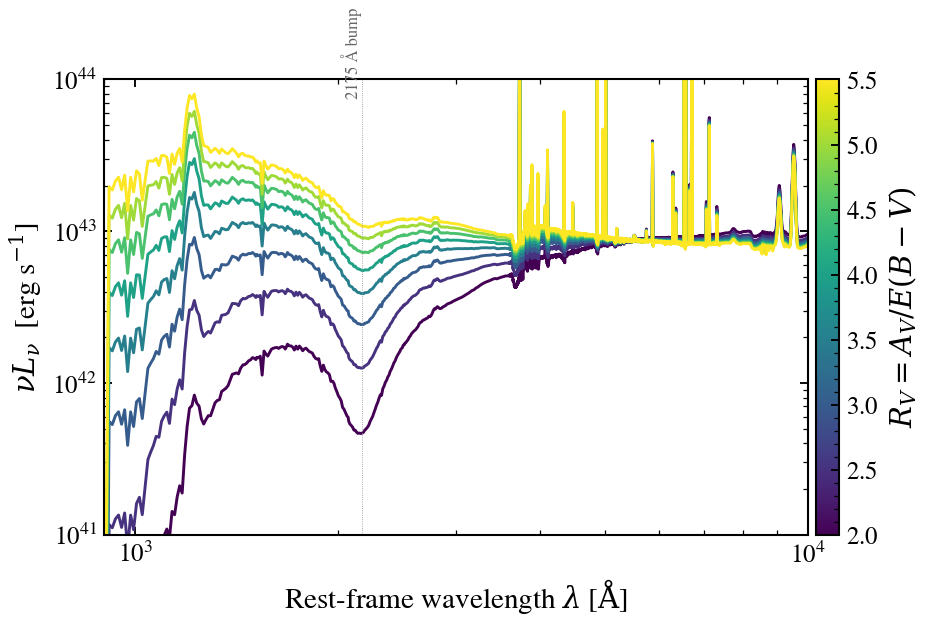

This chart was generated by the following Python code:
"""
Cardelli MW attenuation: sweeping R_V

The Cardelli+1989 Milky Way attenuation curve is a family
parameterised by ``R_V = A_V / E(B-V)``. Smaller R_V (≲ 3) gives a
steeper UV rise and stronger 2175 Å bump (denser lines of sight,
small grains dominate); larger R_V (≳ 4.5) flattens the UV slope
(processed grains, larger sizes).

Sweep over the canonical range R_V ∈ [2.0, 5.5] showing the family
on the same intrinsic SED at τ_V = 1.
"""

import os

os.environ["TF_CPP_MIN_LOG_LEVEL"] = "2"  # suppress XLA/PjRt C++ INFO+WARNING logs

import warnings

import jax
import matplotlib as mpl
import matplotlib.pyplot as plt
import numpy as np

import tengri
from tengri.analysis.plotting import setup_style

setup_style()
warnings.filterwarnings("ignore", message=".*BakedInBackend.*")

C_AA_PER_S = 2.998e18
ssp = tengri.load_ssp()
SFH = {
    "type": "tsnorm",
    "*": tengri.FIXED,
    "peak_lbt_gyr": 0.05,
    "width_gyr": 0.05,
    "log_total_mass": 10.0,
    "skew": 0.0,
    "trunc": 13.0,
}


def _model(rv):
    return tengri.SEDModel.build(
        ssp,
        sfh=SFH,
        dust={
            "type": "two_component",
            "*": tengri.FIXED,
            "tau_diff": 1.0,
            "tau_bc": 0.0,
            "law_diff": "cardelli",
            "Rv": rv,
        },
        redshift=tengri.Fixed(0.05),
    )


rv_grid = np.linspace(2.0, 5.5, 8)
norm = mpl.colors.Normalize(vmin=rv_grid.min(), vmax=rv_grid.max())
cmap = plt.get_cmap("viridis")

fig, ax = plt.subplots(figsize=(6.6, 4.4))
for rv in rv_grid:
    model = _model(float(rv))
    p = dict(model.spec.sample(jax.random.PRNGKey(0)))
    out = model.predict_rest_sed(p)
    wave = np.asarray(out.wavelength)
    nu_l_nu = C_AA_PER_S / wave * np.asarray(out.sed)
    ax.loglog(wave, nu_l_nu, color=cmap(norm(rv)), lw=1.4)

ax.axvline(2175, color="0.55", lw=0.4, ls=":")
ax.text(2175, 8e43, "2175 Å bump", fontsize=8, color="0.4", ha="right", rotation=90)
ax.set(
    xlim=(900, 1e4),
    ylim=(1e41, 1e44),
    xlabel=r"Rest-frame wavelength $\lambda$ [$\mathrm{\AA}$]",
    ylabel=r"$\nu L_\nu$  [erg s$^{-1}$]",
)
cb = fig.colorbar(plt.cm.ScalarMappable(norm=norm, cmap=cmap), ax=ax, pad=0.01)
cb.set_label(r"$R_V = A_V / E(B-V)$")

fig.tight_layout()
plt.savefig("plot_cardelli_rv_sweep.png", dpi=150, bbox_inches="tight")
